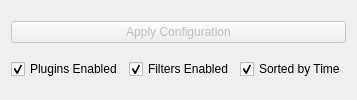
      <widget class="QFrame" name="enableConfigFrame">
       <property name="frameShape">
        <enum>QFrame::NoFrame</enum>
       </property>
       <property name="frameShadow">
        <enum>QFrame::Plain</enum>
       </property>
       <layout class="QGridLayout" name="gridLayout">
        <item row="2" column="1">
         <widget class="QCheckBox" name="filtersEnabled">
          <property name="text">
           <string>Filters Enabled</string>
          </property>
          <property name="checked">
           <bool>true</bool>
          </property>
         </widget>
        </item>
        <item row="2" column="0">
         <widget class="QCheckBox" name="pluginsEnabled">
          <property name="text">
           <string>Plugins Enabled</string>
          </property>
          <property name="checked">
           <bool>true</bool>
          </property>
         </widget>
        </item>
        <item row="2" column="2">
         <widget class="QCheckBox" name="checkBoxSortByTime">
          <property name="text">
           <string>Sorted by Time</string>
          </property>
          <property name="checked">
           <bool>true</bool>
          </property>
         </widget>
        </item>
        <item row="0" column="0" colspan="3">
         <widget class="QPushButton" name="applyConfig">
          <property name="enabled">
           <bool>false</bool>
          </property>
          <property name="text">
           <string>Apply Configuration</string>
          </property>
          <property name="icon">
           <iconset resource="resource.qrc">
            <normaloff>:/toolbar/png/weather-storm.png</normaloff>
            <disabledoff>:/toolbar/png/weather-clear.png</disabledoff>:/toolbar/png/weather-storm.png</iconset>
          </property>
         </widget>
        </item>
       </layout>
      </widget>
